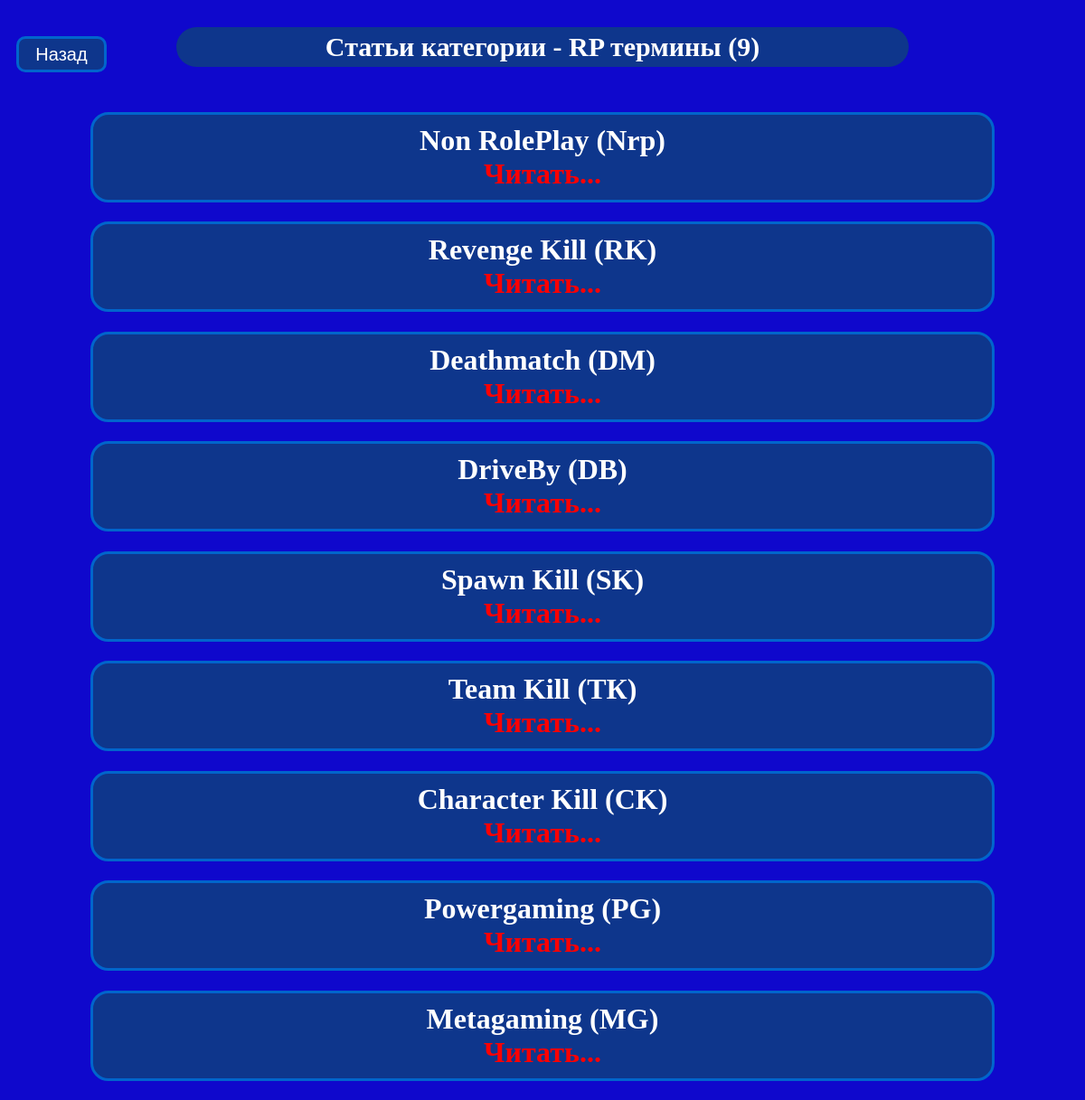
The app's page /category/2/ with its own data.
### articles/models.py (models this page shows, shortened)
class CategoryModel(models.Model):
    name = models.CharField(max_length=150)
    class Meta:
        verbose_name = "Категория"
        verbose_name_plural = "Категории"

class ArticleModel(models.Model):
    title = models.CharField(max_length=100, verbose_name="Заголовок")
    content = models.TextField(verbose_name="Описание")
    published = models.DateTimeField(auto_now_add=True, verbose_name="Опубликована")
    category = models.ForeignKey('CategoryModel', null=False, on_delete=models.PROTECT, default=-1, related_name='articles')
    photo1 = models.ImageField(upload_to="images", default="NotFound")
    photo2 = models.ImageField(upload_to="images", default="NotFound")
    photo3 = models.ImageField(upload_to="images", default="NotFound")
    class Meta:
        verbose_name = "Статься"
        verbose_name_plural = "Статьи"
        ordering = ['-published']

### articles/views.py (the view)
# urls.py: path('<int:category_id>/', articlesThisCategory, name="articles_this_category"),
def articlesThisCategory(request, category_id):
    category = CategoryModel.objects.get(id=category_id)
    context = {
        "ctg": category,
    }
    return render(request, 'articles/this_category.html', context=context)

### articles/templates/articles/this_category.html (shortened to what this page needs)
<!DOCTYPE html>
{% load static %}
<html lang="en">
<head>
    <link rel="stylesheet" href="{% static 'articles/css/this_category.css' %}">
</head>
<body>
    <input id="back" type="button" value="Назад" onclick="history.back();"></input>
    <header class="header">
        <h1>Статьи категории - <b>{{ctg.name}} ({{ctg.articles.count}}) </b></h1>
    </header>
    <main>
        <div class="articles">
                {% for c in ctg.articles.all %}
                    <h1 class="category_title">{{c.title}}<br><a class="link" href="article/{{c.id}}">Читать...</a></h1>
                {% endfor %}
        </div>
    </main>
</body>
</html>

### articles/static/articles/css/this_category.css (style rules this page uses)
body { background-color: #0F08CC; font-family: 'Balsamiq Sans', cursive; color: white; }
#back { font-size: 20px; width: 5em; height: 2em; border-radius: 10px; outline: none; color: white; background-color: #0E368C; border: #0165CC 3px solid; transition: 0.3s; position: fixed; margin: 10px }
.header h1 { background-color: #0E368C; font-size: 30px; width: 800px; text-align: center; margin-left: auto; margin-right: auto; margin-top: 30px; margin-bottom: 50px; padding: 5px; border-radius: 30px; }
.articles { width: 1000px; margin-left: auto; margin-right: auto; text-align: center; }
.category_title { background-color: #0E368C; border: 3px solid #0165CC; padding: 10px; border-radius: 20px; }
.category_title a { text-decoration: none; color: red; }
.link { margin-top: 10px; }
body::before { content: ''; position: fixed; left: 0; right: 0; top: 0; bottom: 0; z-index: -1; background-image: url(fon.png); filter: blur(5px); opacity: 0.5; }

### records on screen
CategoryModel: name "RP термины", articles.count "9"
ArticleModel: title "Non RolePlay (Nrp)"
ArticleModel: title "Revenge Kill (RK)"
ArticleModel: title "Deathmatch (DM)"
ArticleModel: title "DriveBy (DB)"
ArticleModel: title "Spawn Kill (SK)"
ArticleModel: title "Team Kill (ТК)"
ArticleModel: title "Сharacter Kill (CK)"
ArticleModel: title "Powergaming (PG)"
ArticleModel: title "Mеtagаming (MG)"
